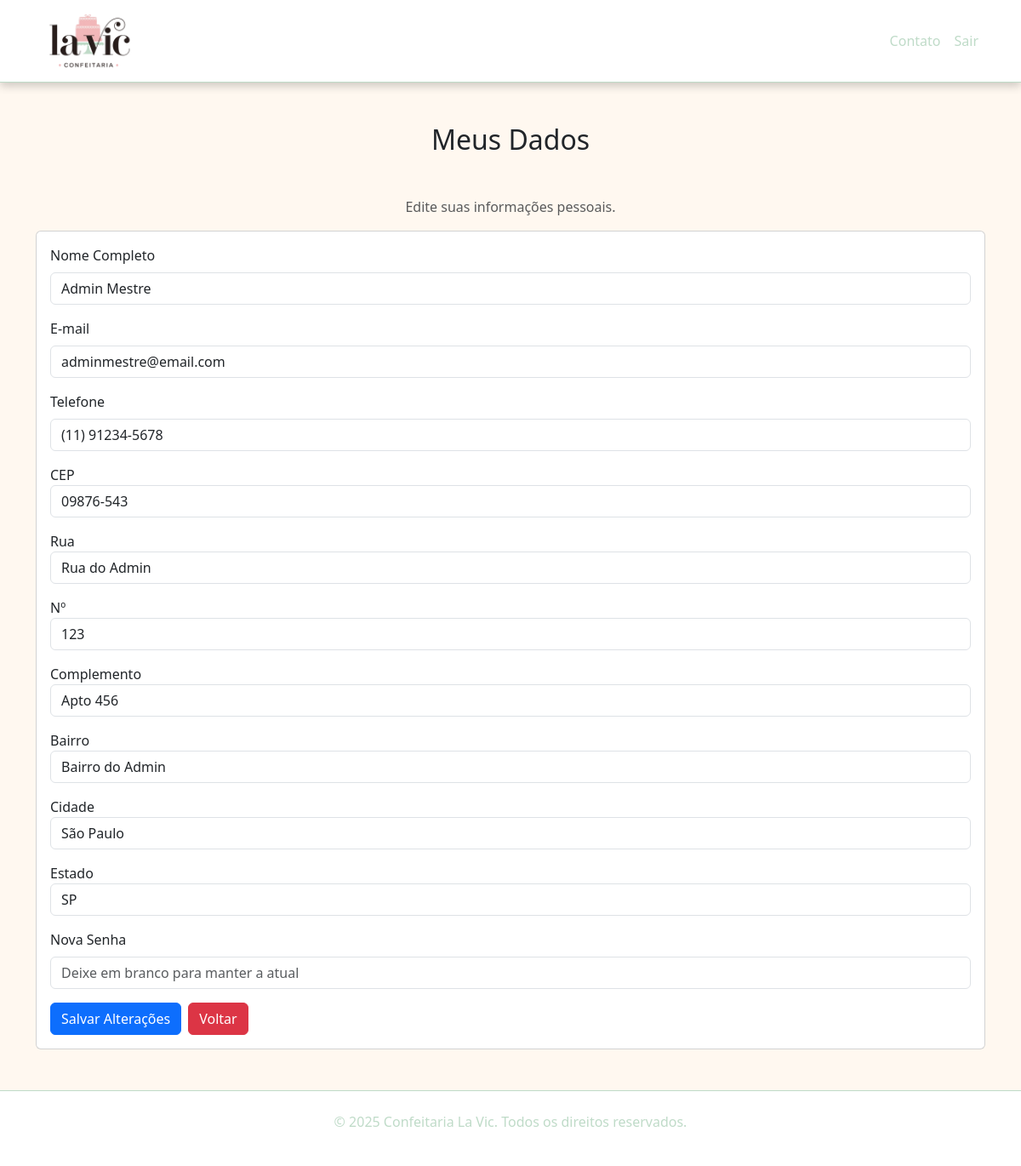
/meus-dados-edit.php (signed in), run on the app's committed database.
### tables this page shows
CREATE TABLE `usuarios` (
  `id` int(11) NOT NULL,
  `nome` varchar(100) NOT NULL,
  `email` varchar(100) NOT NULL,
  `telefone` varchar(20) DEFAULT NULL,
  `data_nascimento` date DEFAULT NULL,
  `cep` varchar(10) DEFAULT NULL,
  `rua` varchar(100) DEFAULT NULL,
  `numero` varchar(10) DEFAULT NULL,
  `complemento` varchar(100) DEFAULT NULL,
  `bairro` varchar(100) DEFAULT NULL,
  `cidade` varchar(100) DEFAULT NULL,
  `estado` varchar(2) DEFAULT NULL,
  `senha` varchar(255) NOT NULL,
  `tipo` enum('cliente','admin') DEFAULT 'cliente',
  `data_cadastro` datetime NOT NULL
);

### meus-dados-edit.php (the view, shortened to what this page needs)
<?php
include('conexao.php');
$id = isset($_GET['id']) ? intval($_GET['id']) : $_SESSION['id'];
$query = "SELECT * FROM usuarios WHERE id = $id";
$result = mysqli_query($conexao, $query);
$usuario = mysqli_fetch_assoc($result);
?>
<!DOCTYPE html>
<html lang="pt-br">
<head>
  <link href="https://cdn.jsdelivr.net/npm/bootstrap@5.3.0/dist/css/bootstrap.min.css" rel="stylesheet">
  <link rel="stylesheet" href="assets/css/style.css">
</head>
<body>
  <nav class="navbar navbar-expand-lg custom-navbar">
    <div class="container">
      <a class="navbar-brand" href="index.html">
        <img src="assets/img/logo.png" alt="Confeitaria La Vic" height="70">
      </a>
      <div class="collapse navbar-collapse" id="navbarNav">
        <ul class="navbar-nav ms-auto">
          <li class="nav-item"><a class="nav-link" href="contato-user.html">Contato</a></li>
          <li class="nav-item"><a class="nav-link" href="logout.php">Sair</a></li>
        </ul>
      </div>
    </div>
  </nav>
  <div class="container mt-5">
    <h2 class="text-center mb-5">Meus Dados</h2>
    <p class="text-muted text-center">Edite suas informações pessoais.</p>
    <div class="card">
      <div class="card-body">
        <form action="acoes.php" method="POST">
          <div class="mb-3">
            <label for="nome" class="form-label">Nome Completo</label>
            <input type="text" class="form-control" id="nome" name="nome" value="<?=$usuario['nome']?>" required>
          </div>
          <div class="mb-3">
            <label for="email" class="form-label">E-mail</label>
            <input type="email" class="form-control" id="email" name="email" value="<?=$usuario['email']?>" required>
          </div>
          <div class="mb-3">
            <label for="telefone" class="form-label">Telefone</label>
            <input type="tel" class="form-control" id="telefone" name="telefone" value="<?=$usuario['telefone']?>" placeholder="(XX) XXXXX-XXXX">
          </div>
          <div class="mb-3">
            <label for="cep">CEP</label>
            <input type="text" class="form-control" id="cep" name="cep" value="<?=$usuario['cep']?>">
          </div>
          <div class="mb-3">
            <label for="rua">Rua</label>
            <input type="text" class="form-control" id="rua" name="rua" value="<?=$usuario['rua']?>">
          </div>
          <div class="mb-3">
            <label for="numero_end">Nº</label>
            <input type="text" class="form-control" id="numero_end" value="<?=$usuario['numero']?>" name="numero_end"  />
          </div>
          <div class="mb-3">
            <label for="complemento_end">Complemento</label>
            <input type="text" class="form-control" id="complemento_end" value="<?=$usuario['complemento']?>" name="complemento_end" />
          </div>
          <div class="mb-3">
            <label for="bairro">Bairro</label>
            <input type="text" class="form-control" id="bairro" name="bairro" value="<?=$usuario['bairro']?>">
          </div>
          <div class="mb-3">
            <label for="cidade">Cidade</label>
            <input type="text" class="form-control" id="cidade" name="cidade" value="<?=$usuario['cidade']?>">
          </div>
          <div class="mb-3">
            <label for="estado">Estado</label>
            <input type="text" class="form-control" id="estado" name="estado" maxlength="2" value="<?=$usuario['estado']?>" placeholder="SP">
          </div>
          <div class="mb-3">
            <label for="senha" class="form-label">Nova Senha</label>
            <input type="password" class="form-control" id="senha" name="senha" placeholder="Deixe em branco para manter a atual">
          </div>
          <div class="d-flex justify-content-start gap-2 mt-3">
            <button type="submit" name="update_meus_dados" class="btn btn-primary">Salvar Alterações</button>
            <a href="painel_cliente.php" class="btn btn-danger">Voltar</a>
          </div>
        </form>
      </div>
    </div>
  </div>
  <footer class="text-white text-center py-4 custom-footer mt-5">
    <p>&copy; 2025 Confeitaria La Vic. Todos os direitos reservados.</p>
  </footer>
</body>
</html>

### assets/css/style.css (style rules this page uses)
body { background-color: #fff8f0; }
.custom-navbar { background-color: white; border-bottom: 1px solid #BFDBC8 ; box-shadow: 0 4px 10px rgba(0, 0, 0, 0.2); }
.custom-navbar .nav-link { color: #BFDBC8; }
.banner-custom h1, p { color: white; }
.custom-footer { margin-top: 25%; background-color: white; border-top: 1px solid #BFDBC8 ; }
.custom-footer p { color: #BFDBC8; }

### data on the page
usuarios: nome "Admin Mestre", email "adminmestre@email.com", telefone "(11) 91234-5678", cep "09876-543", rua "Rua do Admin", numero_end "123", complemento_end "Apto 456", bairro "Bairro do Admin", cidade "São Paulo", estado "SP"
